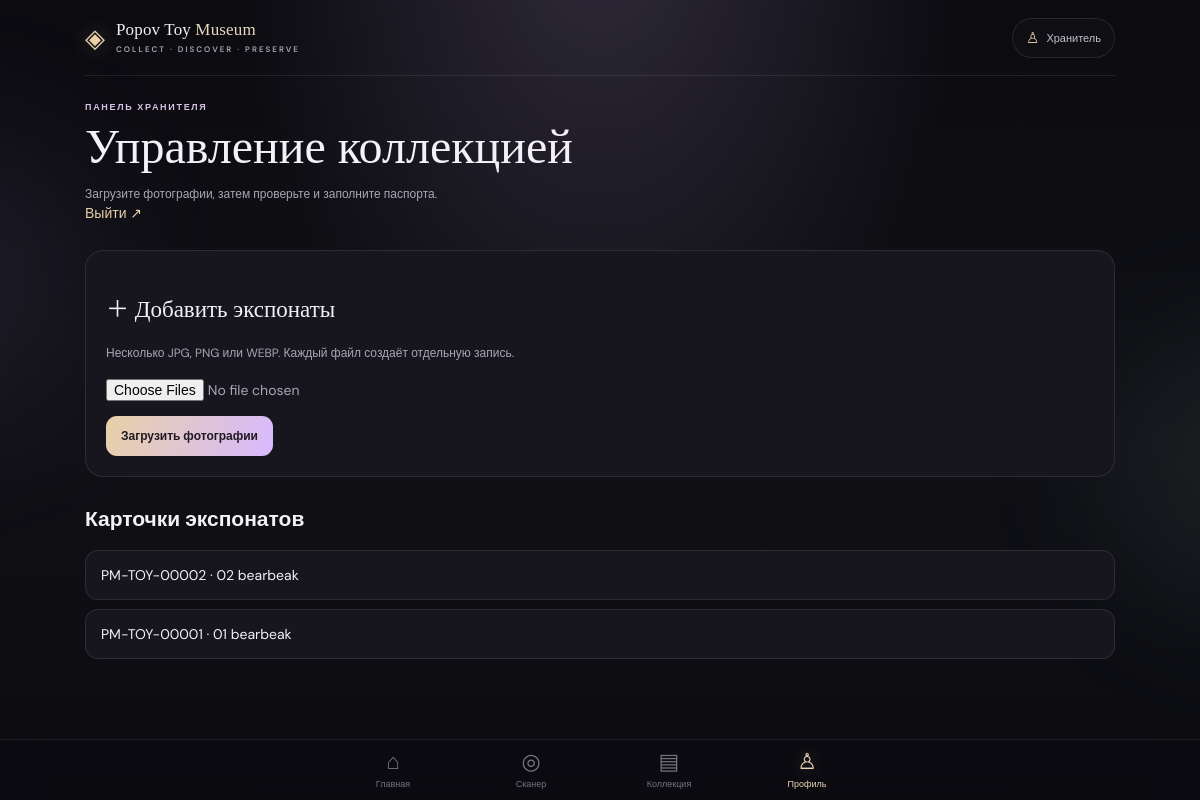
Before: /admin (signed in) with the older database file.
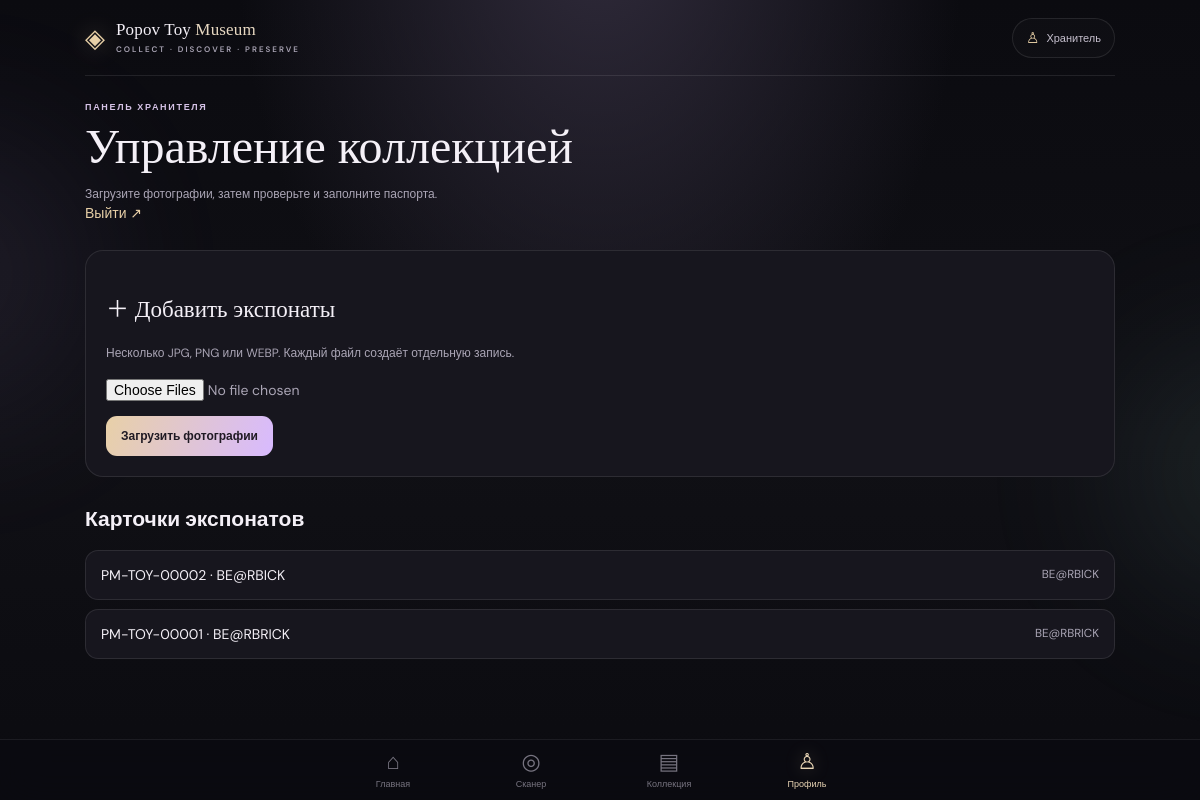
After: the same page with the newer database file.
### tables this page shows
CREATE TABLE toys(id INTEGER PRIMARY KEY AUTOINCREMENT,inventory_number TEXT UNIQUE,name TEXT NOT NULL DEFAULT '',series TEXT DEFAULT '',brand TEXT DEFAULT '',author TEXT DEFAULT '',rarity TEXT DEFAULT '',height TEXT DEFAULT '',release_year INTEGER,material TEXT DEFAULT '',production_country TEXT DEFAULT '',condition TEXT DEFAULT '',market_price REAL,purchase_price REAL,currency TEXT DEFAULT 'USD',country TEXT DEFAULT 'Thailand',city TEXT DEFAULT '',museum TEXT DEFAULT 'Popov Toy Museum',building TEXT DEFAULT '',hall TEXT DEFAULT '',rack TEXT DEFAULT '',display_case TEXT DEFAULT '',shelf TEXT DEFAULT '',slot TEXT DEFAULT '',description TEXT DEFAULT '',image_path TEXT DEFAULT '',created_at TEXT DEFAULT CURRENT_TIMESTAMP,updated_at TEXT DEFAULT CURRENT_TIMESTAMP);

### app.py (the view)
@app.get("/admin")
@admin_only
def admin():
 with conn() as c: toys=[as_toy(r) for r in c.execute("SELECT * FROM toys ORDER BY id DESC LIMIT 250").fetchall()]
 return render_template("admin.html",toys=toys,fields=FIELDS)

### app.py (called while the page is built)
def conn():
 c=sqlite3.connect(DB); c.row_factory=sqlite3.Row; return c

def as_toy(r):
 d=dict(r); d["location"]=" · ".join(str(d[k]) for k in ["country","city","museum","building","hall","rack","display_case","shelf","slot"] if d.get(k)) or "Место не назначено"; return d

def admin_only(fn):
 from functools import wraps
 @wraps(fn)
 def w(*a,**kw):
  if not session.get("admin"): return redirect(url_for("login",next=request.path))
  return fn(*a,**kw)
 return w

### templates/admin.html (shortened to what this page needs)
{% extends "base.html" %}{% block content %}<div class="page"><p class="eyebrow">ПАНЕЛЬ ХРАНИТЕЛЯ</p><h1>Управление коллекцией</h1><p class="muted">Загрузите фотографии, затем проверьте и заполните паспорта.</p><a class="back" href="/admin/logout">Выйти ↗</a></div><form class="uploadbox" method="post" action="/admin/upload" enctype="multipart/form-data"><h2>＋ Добавить экспонаты</h2><p class="muted">Несколько JPG, PNG или WEBP. Каждый файл создаёт отдельную запись.</p><input type="file" name="photos" accept="image/jpeg,image/png,image/webp" multiple required><button class="primary">Загрузить фотографии</button></form><h2>Карточки экспонатов</h2>{% for t in toys %}<details class="edit"><summary>{{t.inventory_number}} · {{t.name or 'Без названия'}} <small>{{t.brand}}</small></summary></details>{% else %}<div class="empty">Коллекция пока пуста. Загрузите фотографии выше.</div>{% endfor %}{% endblock %}

### templates/base.html (shortened to what this page needs)
<!doctype html><html lang="ru"><head><link rel="stylesheet" href="{{url_for('static',filename='style.css')}}"></head><body><div class="ambient ambient-a"></div><div class="ambient ambient-b"></div><div class="shell"><header class="topbar"><a class="brandmark" href="/"><span class="brand-glyph">◈</span><span class="brand-type">Popov Toy <b>Museum</b><small>COLLECT · DISCOVER · PRESERVE</small></span></a><a class="keeper-link" href="/admin/login"><span>♙</span><span>Хранитель</span></a></header><main>{% block content %}{% endblock %}</main><nav class="nav"><a class="" href="/"><span>⌂</span><small>Главная</small></a><a class="" href="/scan"><span>◎</span><small>Сканер</small></a><a class="" href="/collection"><span>▤</span><small>Коллекция</small></a><a class="{% if request.path.startswith('/admin') %}active{% endif %}" href="/admin/login"><span>♙</span><small>Профиль</small></a></nav></div></body></html>

### static/style.css (style rules this page uses)
:root { --bg:#0b0b10;--surface:#15151c;--surface2:#1d1c24;--text:#f4f0f7;--muted:#aaa5b5;--line:#ffffff18;--gold:#e8d0a7;--lilac:#d9baff;--mint:#a8e5d1;--pink:#f0b9c6;--radius:22px }
* { box-sizing:border-box }
html { min-height:100%;background:var(--bg);scroll-behavior:smooth }
body { margin:0;background:radial-gradient(ellipse at 50% -10%,#302b3b 0,transparent 43%),linear-gradient(180deg,#0b0b10,#101015 55%,#0b0b10);color:var(--text);font-family:'DM Sans',sans-serif;font-size:14px;min-height:100vh;overflow-x:hidden }
a { color:inherit;text-decoration:none }
button,input,select,textarea { font:inherit }
.ambient { position:fixed;pointer-events:none;filter:blur(90px);opacity:.11;border-radius:50%;z-index:0 }
.ambient-a { width:260px;height:260px;top:18%;left:-180px;background:#c4a6ff }
.ambient-b { width:240px;height:240px;right:-170px;top:44%;background:#9ce6d3 }
.shell { position:relative;z-index:1;max-width:1080px;margin:auto;padding:0 25px 112px }
.topbar { height:76px;display:flex;align-items:center;justify-content:space-between;border-bottom:1px solid var(--line) }
.brandmark { display:flex;align-items:center;gap:11px }
.brand-glyph { font-size:26px;color:var(--gold);text-shadow:0 0 24px #e8d0a755 }
.brand-type { font:500 17px/1.03 'Playfair Display',serif;letter-spacing:.15px }
.brand-type b { font-weight:500;color:#e8d9c2 }
.brand-type small { display:block;font:600 8px 'DM Sans',sans-serif;letter-spacing:2px;color:var(--muted);margin-top:6px }
.keeper-link { font-size:11px;color:#c6c0ce;border:1px solid var(--line);border-radius:30px;padding:9px 13px;display:flex;gap:7px;align-items:center;background:#ffffff04 }
.keeper-link span:first-child { color:var(--gold);font-size:15px }
.eyebrow { font-size:9px;letter-spacing:1.7px;color:#d6c3e7;font-weight:700;margin:0 0 12px;display:flex;align-items:center;gap:7px }
h1,h2,h3,p { overflow-wrap:anywhere }
.muted { font-size:12px;color:var(--muted);line-height:1.7;margin:0 }
.nav { position:fixed;z-index:20;bottom:0;left:0;right:0;display:flex;justify-content:center;gap:clamp(30px,8vw,90px);padding:10px 10px calc(10px + env(safe-area-inset-bottom));background:#0b0b10eF;backdrop-filter:blur(22px);-webkit-backdrop-filter:blur(22px);border-top:1px solid #ffffff13 }
.nav a { min-width:48px;display:flex;flex-direction:column;align-items:center;gap:4px;font-size:22px;color:#777480;transition:color .18s,transform .18s }
.nav a span { line-height:1.1 }
.nav a small { font-size:9px }
.nav a.active { color:#ead6b6 }
.nav a.active span { text-shadow:0 0 17px #e8d0a766 }
.page { padding:25px 0 10px }
.page h1 { font:500 clamp(34px,5vw,48px)/1.1 'Playfair Display',serif;margin:0 0 10px }
.page .eyebrow { margin-bottom:8px }
.primary,.secondary { display:inline-flex;justify-content:center;align-items:center;padding:12px 15px;border:0;border-radius:11px;background:linear-gradient(110deg,#e8d0a7,#d8baff);color:#201a24;font-size:12px;font-weight:700;cursor:pointer;transition:transform .15s,opacity .15s }
.uploadbox { margin:18px 0 28px;padding:20px;background:#17161e;border:1px solid var(--line);border-radius:18px }
.uploadbox h2 { font:500 23px 'Playfair Display',serif }
.uploadbox input { display:block;margin:15px 0;max-width:100%;color:var(--muted) }
.edit { margin:9px 0;border:1px solid var(--line);border-radius:13px;overflow:hidden;background:#17161e }
.edit summary { padding:15px;cursor:pointer;display:flex;justify-content:space-between;gap:10px }
.edit summary small { color:var(--muted) }
.back { color:var(--gold) }

Changed rows visible on the page:
changed toys "PM-TOY-00002": name "02 bearbeak" → "BE@RBICK"; brand (not shown) → "BE@RBICK"
changed toys "PM-TOY-00001": name "01 bearbeak" → "BE@RBRICK"; brand (not shown) → "BE@RBRICK"
